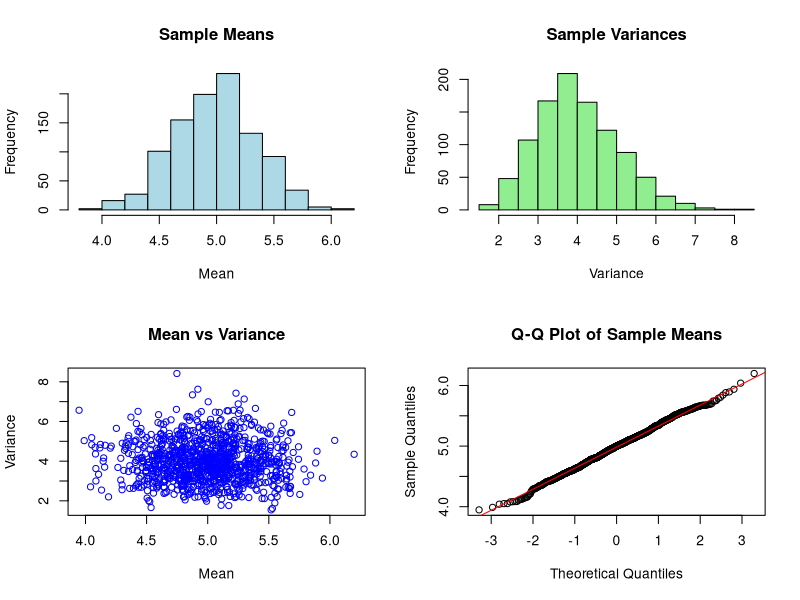

Source code (R):
# Parameters
mu <- 5  
sigma <- 2  
n <- 30  
N_sim <- 1000  

# Initialize vectors
sample_means <- numeric(N_sim)  
sample_vars <- numeric(N_sim)  

# Simulation
set.seed(123)  
for (i in 1:N_sim) {
  data <- rnorm(n, mean = mu, sd = sigma)  
  sample_means[i] <- mean(data)  
  sample_vars[i] <- var(data)  
}  

# Correlation
correlation <- cor(sample_means, sample_vars)  
print(paste("Correlation:", correlation))  

# Graphs
par(mfrow = c(2, 2))  
hist(sample_means, col = "lightblue", main = "Sample Means", xlab = "Mean")  
hist(sample_vars, col = "lightgreen", main = "Sample Variances", xlab = "Variance")  
plot(sample_means, sample_vars, col = "blue", main = "Mean vs Variance", xlab = "Mean", ylab = "Variance")  
qqnorm(sample_means, main = "Q-Q Plot of Sample Means")  
qqline(sample_means, col = "red") 
